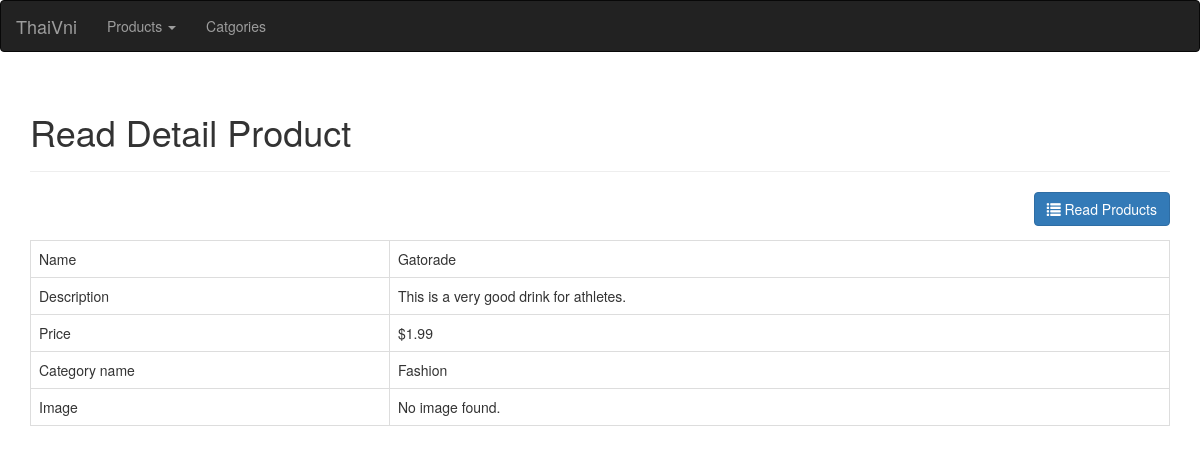
The page /product/read_one.php?id=3 on the database its author committed.
### tables this page shows
CREATE TABLE `products` (
  `id` int(11) NOT NULL,
  `name` varchar(128) NOT NULL,
  `description` text NOT NULL,
  `price` double NOT NULL,
  `image` text,
  `category_id` int(11) NOT NULL,
  `created` datetime NOT NULL,
  `modified` timestamp NOT NULL DEFAULT CURRENT_TIMESTAMP ON UPDATE CURRENT_TIMESTAMP
);

CREATE TABLE `categories` (
  `id` int(11) NOT NULL,
  `name` varchar(252) NOT NULL,
  `description` text NOT NULL,
  `created_at` datetime NOT NULL,
  `updated_at` timestamp NOT NULL DEFAULT CURRENT_TIMESTAMP
);

### display_html.php (the view, shortened to what this page needs)
<?php
	function display_html_header($title,$conn){
		?>
			<!DOCTYPE HTML>
			<html>
			    <head>
			        <link rel="stylesheet" href="../libs/css/lib/bootstrap.min.css" />
			        <link rel="stylesheet" href="libs/css/lib/bootstrap.min.css" />
			    </head>
			    <body>
			     	<?php
			     		display_html_navigation($conn);
			     	 ?>
			        <div class="container">
			            <div class="page-header">
			                <h1> <?php echo $title; ?> </h1>
			            </div>
		<?php
	}
	function display_html_footer(){
		?>
			        </div>
			    </body>
			</html>
		<?php
	}
	function display_html_navigation($conn){
		?>
			<nav class="navbar navbar-inverse">
			  <div class="container-fluid">
			    <div class="navbar-header">
			      <a class="navbar-brand" href="<?php display_url('/product/index.php') ?>">ThaiVni</a>
			    </div>
			    <div class="collapse navbar-collapse" id="myNavbar">
			      <ul class="nav navbar-nav">
			       	<li class="dropdown">
			       	       <a class="dropdown-toggle" data-toggle="dropdown" href="#">Products
			       	       <span class="caret"></span></a>
			       	</li>
			       	 <li><a href="<?php display_url("/category/index.php")  ?>">Catgories</a></li>
			      </ul>
			    </div>
			  </div>
			</nav>
		<?php
	}
		?>
		<?php
	function display_html_read_detail_product($row){
		?>
			<table class='table table-hover table-responsive table-bordered'>
			    <tr>
			        <td>Name</td>
			        <td><?php echo htmlspecialchars($row['name'], ENT_QUOTES);  ?></td>
			    </tr>
			    <tr>
			        <td>Description</td>
			        <td><?php echo htmlspecialchars($row['description'], ENT_QUOTES);  ?></td>
			    </tr>
			    <tr>
			        <td>Price</td>
			        <td>&#36;<?php echo htmlspecialchars($row['price'], ENT_QUOTES);  ?></td>
			    </tr>
			    <tr>
			        <td>Category name</td>
			        <td><?php echo htmlspecialchars($row['category_name'], ENT_QUOTES);  ?></td>
			    </tr>
			    <tr>
			        <td>Image</td>
			        <td>
				        <?php
				        	 $image = htmlspecialchars($row['image'], ENT_QUOTES);
				        	echo $image ? "<img src='uploads/{$image}' style='width:300px;' />" : "No image found.";
				        ?>
			        </td>
			    </tr>
			</table>
		<?php
	}
		?>
		<?php
	function display_url($des){
		$url =  "http://localhost/web_developer/phplesson/php-beginner-crud" .$des;
		echo $url;
	}
?>

### rows shown on the page
products: name "Gatorade", description "This is a very good drink for athletes.", price "1.99", category.name "Fashion"

### other values the page prints
$title "Read Detail Product"
